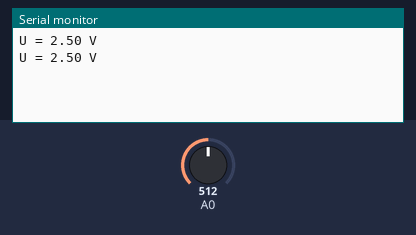
Recording of a sketch running on a simulated Arduino Uno, built with avr-gcc and run on an emulated ATmega328P. Shown: the last lines printed to the serial monitor. Inputs (shaded band) come from the test bench; at power-on: A0 = 512.

Above: at 1.8 s.
1.9 s: A0 set to 716
At 2.5 s:
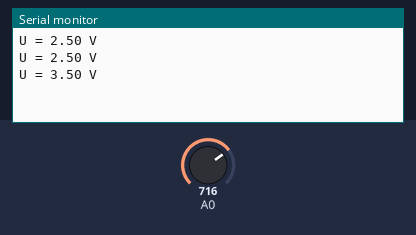
3.4 s: A0 set to 900
At 4.8 s:
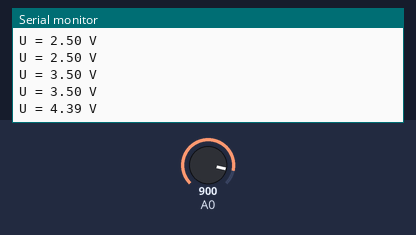
Timing chart, 0 to 6.4 s (numbered marks = the images above; inputs shaded):
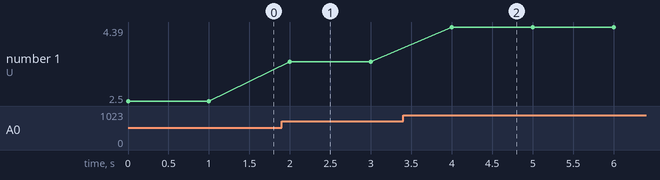

Measured:
- after the input at 1.9 s, the serial monitor: prints a new line after 0.10 s (image 1)
- after the input at 3.4 s, the serial monitor: prints a new line after 0.60 s (image 2)
- plotted number 1: 2.5 → 3.5 after the input at 1.9 s, 3.5 → 4.39 after the input at 3.4 s

The sketch:

step6.ino
```cpp
#include <avr/interrupt.h>

volatile char send_ = 1; //флаг нужно отправить или ещё нет

void uart_init() //настройка uart
{
  UBRR0 = 103; //скорость передачи данных 9600 при 16 МГц
  UCSR0B = (1 << TXEN0); //включаем передачу
}
void adc_init() //настройка АЦП
{
  ADCSRA = (1 << ADEN) | (1 << ADPS0) | (1 << ADPS1) | (1 << ADPS2); //включение АЦП, делитель частоты 128
  ADMUX = (1 << REFS0); // опорное напряжение +5В
}

void setup()
{
  uart_init();
  adc_init();
  //используем таймер1
  TCCR1A = 0;
  TCCR1B = (1 << WGM12) | (1 << CS12); //режим СТС(4 режим) и делитель 256, поэтому предыдущая строчка 0
  OCR1A = 62499; // срабатывает 1 раз в сек
  TIMSK1 = (1 << OCIE1A); //прерывние при достижении значения OCR1A
  sei();
}

ISR(TIMER1_COMPA_vect) { //сообщаем раз в секунду что пора отправить
  send_  = 1;
}

void uart_send_char(char c)//дождаться пока канал пуст и положить букву
{
  while (!(UCSR0A & (1 << UDRE0)));
  UDR0 = c;
}

void uart_send_string(const char *s) //пройти по строке до '\0' и отправить каждую букву через uart_send_char
{
  while (*s != '\0') {
    uart_send_char(*s);
    s++;
  }
}

void uart_send_number(unsigned int n) //вывод числа в терминал
{
  int num = 0; //храним цифру для записи в массив
  int count = 0; //счётчик для записи чисел в массив
  char arr[5];  //чаровский тип используем для хранения символов и вместит он 5 элементов
  if (n == 0) {
    arr[0] = '0'; //символ и цифра разные вещи, поэтому испольуем таблицу аски
    count = 1;
  }
  while (n > 0) {
    num = n % 10; //отделяем последнюю цифру и работаем с ней
    arr[count] = num + '0'; //номер картинки всегда на 48 больше самой цифры,поэтому '0' та же 48
    count++;
    n /= 10; //окончательно удаляем последнюю цифру
  }
  for (int i = count - 1; i >= 0; i--) { //выводим массив с последнего элемента
    uart_send_char(arr[i]);
  }
}

unsigned int adc_read() // одно измерение, возвращает число с АЦП
{
  ADCSRA |= (1 << ADSC); //запустить измерение
  while (ADCSRA & (1 << ADSC)) {} //ждём пока не станет 0(измерение закончено)
  return ADC; //возвращаем значение
}

void loop() {
  if (send_  == 1) { //пришло ли время отпарвки
    unsigned int adc = adc_read();
    unsigned int volt = ((unsigned long)adc * 500 + 512) / 1024; //перевод в сотые вольта с добавлением половины деления, иначе округление в меньшую сторону
    unsigned int cel = volt / 100; //выделение целой части
    unsigned int drob = volt % 100; //выделение дробной части

    send_  = 0; //сбрасываем до следующего раза
    uart_send_string("U = ");
    uart_send_number(cel);
    uart_send_char('.');
    if (drob < 10) //если дробная часть меньше 10 (07;05;00)
      uart_send_char('0'); //добавляем ноль вначале дробной части
    uart_send_number(drob); //выводим остальную дробь
    uart_send_string(" V\r\n");
  }
}
```
